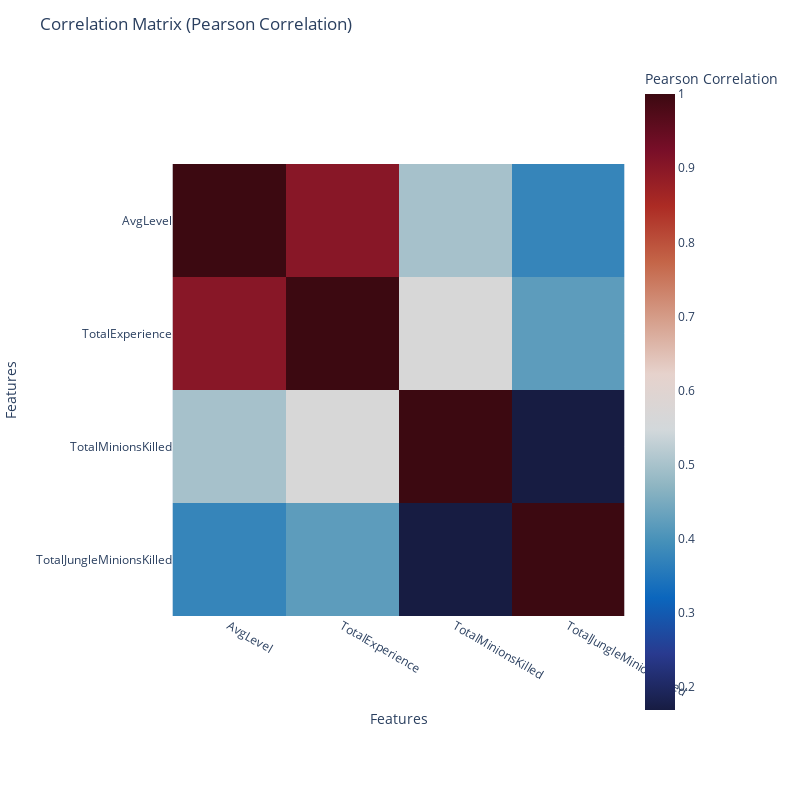

The cell this chart's notebook holds for it:
### Code cell
plot_correlation_matrix_plotly(df[development_features], method='pearson')

### Figure 1 — Plotly figure (JSON) as saved in the notebook; plotly's stock layout.template omitted (floating-point values rounded to 4 significant figures)
{"data": [{"coloraxis": "coloraxis", "hovertemplate": "Features: %{x}<br>Features: %{y}<br>Pearson Correlation: %{z}<extra></extra>", "name": "0", "type": "heatmap", "x": ["AvgLevel", "TotalExperience", "TotalMinionsKilled", "TotalJungleMinionsKilled"], "xaxis": "x", "y": ["AvgLevel", "TotalExperience", "TotalMinionsKilled", "TotalJungleMinionsKilled"], "yaxis": "y", "z": [[1, 0.9015, 0.4981, 0.377], [0.9015, 1, 0.565, 0.4203], [0.4981, 0.565, 1, 0.1694], [0.377, 0.4203, 0.1694, 1]]}], "layout": {"coloraxis": {"colorbar": {"title": {"text": "Pearson Correlation"}}, "colorscale": [[0, "rgb(23, 28, 66)"], [0.09091, "rgb(41, 58, 143)"], [0.1818, "rgb(11, 102, 189)"], [0.2727, "rgb(69, 144, 185)"], [0.3636, "rgb(142, 181, 194)"], [0.4545, "rgb(210, 216, 219)"], [0.5455, "rgb(230, 210, 204)"], [0.6364, "rgb(213, 157, 137)"], [0.7273, "rgb(196, 101, 72)"], [0.8182, "rgb(172, 43, 36)"], [0.9091, "rgb(120, 14, 40)"], [1, "rgb(60, 9, 17)"]]}, "height": 800, "margin": {"t": 60}, "title": {"text": "Correlation Matrix (Pearson Correlation)"}, "width": 800, "xaxis": {"anchor": "y", "constrain": "domain", "domain": [0, 1], "scaleanchor": "y", "title": {"text": "Features"}}, "yaxis": {"anchor": "x", "autorange": "reversed", "constrain": "domain", "domain": [0, 1], "title": {"text": "Features"}}}}
